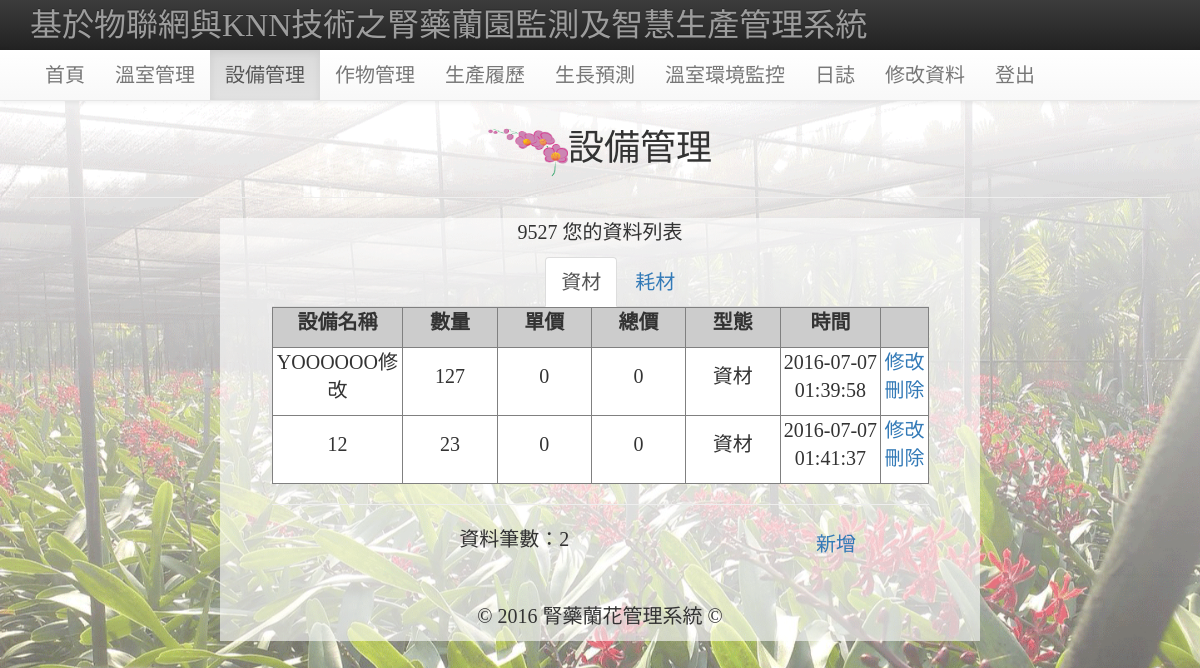
Screenshot of /SM.php (signed in) with the database file from the repository.
### tables this page shows
CREATE TABLE `memberdata` (
  `m_id` int(255) NOT NULL,
  `m_name` varchar(20) NOT NULL,
  `m_username` varchar(20) NOT NULL,
  `m_passwd` varchar(100) NOT NULL,
  `m_sex` enum('男','女') NOT NULL,
  `m_birthday` date DEFAULT NULL,
  `m_level` enum('admin','member') NOT NULL DEFAULT 'member',
  `m_email` varchar(100) DEFAULT NULL,
  `m_url` varchar(100) DEFAULT NULL,
  `m_phone` varchar(100) DEFAULT NULL,
  `m_address` varchar(100) DEFAULT NULL,
  `m_login` int(255) UNSIGNED NOT NULL DEFAULT '0',
  `m_logintime` datetime DEFAULT NULL,
  `m_jointime` datetime NOT NULL
);

CREATE TABLE `equipment` (
  `e_id` int(255) UNSIGNED NOT NULL COMMENT '編號',
  `e_user` varchar(20) NOT NULL COMMENT '使用者',
  `e_name` varchar(20) NOT NULL COMMENT '器材名稱',
  `e_num` tinyint(20) NOT NULL COMMENT '數量',
  `e_money` int(255) NOT NULL COMMENT '單價',
  `e_time` timestamp NOT NULL DEFAULT CURRENT_TIMESTAMP COMMENT '時間',
  `e_pattern` enum('耗材','資材') NOT NULL
);

### SM.php (the view, shortened to what this page needs)
<?php
$query_RecMember = "SELECT * FROM `memberdata` WHERE `m_username`='".$_SESSION["loginMember"]."'";
$RecMember = mysql_query($query_RecMember);
$row_RecMember=mysql_fetch_assoc($RecMember);
$pageRow_records = 10;
$num_pages = 1;
$startRow_records = ($num_pages -1) * $pageRow_records;
$query_RecFlower = "SELECT * FROM `equipment` WHERE `e_pattern`<>'耗材' AND `e_user`='".$_SESSION["loginMember"]."' ";
$query_limit_RecFlower = $query_RecFlower." LIMIT ".$startRow_records.", ".$pageRow_records;
$RecFlower = mysql_query($query_limit_RecFlower);
$all_RecFlower = mysql_query($query_RecFlower);
$total_records = mysql_num_rows($all_RecFlower);
?>
<!DOCTYPE html>
<html>
<head>
<link href="./css/bootstrap.min.css" rel="stylesheet">
    <link rel="stylesheet" href="https://maxcdn.bootstrapcdn.com/bootstrap/3.3.1/css/bootstrap.min.css">
    <link rel="stylesheet" href="https://maxcdn.bootstrapcdn.com/bootstrap/3.3.1/css/bootstrap-theme.min.css">
<link rel="stylesheet" type="text/css" href="css/menu.css">
</head>
<body style="text-align:center;font-size:18px;background-image: url(img/46505.png);background-size: cover; background-attachment: fixed; font-family: 微軟正黑體;margin:30px">
<nav class="navbar navbar-inverse navbar-fixed-top" role="navigation">
  <div class="container">
    <div class="navbar-header">
     <a class="navbar-brand" href="member_center.php" style="font-size: 24pt;">基於物聯網與KNN技術之腎藥蘭園監測及智慧生產管理系統</a>
    </div>
  </div>
</nav>
<nav class="navbar navbar-default navbar-fixed-top" style="top: 50px;" role="navigation">
  <div class="container">
    <div id="navbar" class="navbar-collapse collapse">
      <ul class="nav navbar-nav" style="font-size: 20px;">
        <li><a href="member_center.php">首頁</a></li>
        <li><a href="GMM.php">溫室管理</a></li>
        <li class="active"><a href="SM.php">設備管理</a></li>
        <li><a href="CM.php">作物管理</a></li>
        <li><a href="PH.php?select=1">生產履歷</a></li>
        <li><a href="prediction.php?select=10">生長預測</a></li>
        <li><a href="http://140.127.1.99/orchid_garden/index.html" target=" _new">溫室環境監控</a></li>
        <li><a href="Diary.php">日誌</a></li>
        <li><a href="member_update.php">修改資料</a></li>
        <li><a href="?logout=true">登出</a></li>
      </ul>
    </div>
  </div>
</nav>
<br><br><br>
<h1 style="text-align:center;"><img src="img/LOGO.png" alt="LOGO" width="80" height="50">設備管理</h1>
<form name="fromCM" method="" action="">
<hr>
<div class="col-xs-2 col-md-2"></div>
<div style="background: rgba(100%,100%,100%,0.6);" class=" col-xs-8 col-md-8">
<table width="90%" border="0px" align="center" cellpadding="4" cellspacing="0" style="font-size: 20px;">
  <tr>
    <td class="tdbline"><table width="100%" border="0px" cellspacing="0" cellpadding="10">
      <tr valign="top">
        <td class="tdrline"><p class="title"><?php echo $row_RecMember["m_name"];?> 您的資料列表 </p>
        <div class="col-md-4"></div>
        <div class="col-md-1"></div>
        <div><ul class="nav nav-tabs">
          <li role="presentation" class="active"><a href="SM.php">資材</a></li>
          <li role="presentation"><a href="SM1.php">耗材</a></li>
        </ul></div>
          <table width="100%"  border="1px" cellpadding="0" cellspacing="0" bgcolor="#F0F0F0" >
             <tr>
              <th bgcolor="#CCCCCC" style="text-align:center;"><p>設備名稱</p></th>
              <th bgcolor="#CCCCCC" style="text-align:center;"><p>數量</p></th>
              <th bgcolor="#CCCCCC" style="text-align:center;"><p>單價</p></th>
              <th bgcolor="#CCCCCC" style="text-align:center;"><p>總價</p></th>
              <th bgcolor="#CCCCCC" style="text-align:center;"><p>型態</p></th>
              <th bgcolor="#CCCCCC" style="text-align:center;"><p>時間</p></th>
              <th bgcolor="#CCCCCC" style="text-align:center;">&nbsp;</th>
            </tr>
      <?php while($row_RecFlower=mysql_fetch_assoc($RecFlower)){ ?>
            <tr>
              <td width="10%" align="center" bgcolor="#FFFFFF"><p><?php echo $row_RecFlower["e_name"];?></p></td>
              <td width="10%" align="center" bgcolor="#FFFFFF"><p><?php echo $row_RecFlower["e_num"];?></p></td>
              <td width="10%" align="center" bgcolor="#FFFFFF"><p><?php echo $row_RecFlower["e_money"];?></p></td>
              <td width="10%" align="center" bgcolor="#FFFFFF"><p><?php echo ($row_RecFlower["e_num"]*$row_RecFlower["e_money"]);?></p></td>
              <td width="10%" align="center" bgcolor="#FFFFFF"><p><?php echo $row_RecFlower["e_pattern"];?></p></td>
              <td width="10%" align="center" bgcolor="#FFFFFF"><p><?php echo $row_RecFlower["e_time"];?></p></td>
              <td width="5%" align="center" bgcolor="#FFFFFF"><p><a href="SM_update.php?id=<?php echo $row_RecFlower["e_id"];?>">修改</a><br>
                <a href="?action=delete&id=<?php echo $row_RecFlower["e_id"];?>" onClick="return deletesure();">刪除</a></p></td>
            </tr>
      <?php }?>
          </table>
          <hr size="1" />
          <table width="98%" border="0px" align="center" cellpadding="4" cellspacing="0">
            <tr>
              <td valign="middle"><p>資料筆數：<?php echo $total_records;?></p></td>
                <td rowspan="2"><a href="SM_join.php">新增</a></td>
            </tr>
          </table>          <p>&nbsp;</p>
          </td>
      </tr>
    </table></td>
  </tr>
  <tr>
    <td align="center"><p>
    © 2016 腎藥蘭花管理系統 ©</td>
  </tr>
</table>
</div>
</body>
</html>

### css/menu.css (style rules this page uses)
* { box-sizing: border-box; }
body:before { content: ""; position: absolute; background-color: #F9F0D6; width: 15%; overflow: hidden; top: 0; left: 0; bottom: 0; visibility: hidden; opacity: 0; transition: all 0.4s ease; }

### rows the page displays
memberdata: m_name "9527"
equipment: e_name "YOOOOOO修改", e_num "127", e_money "0", $row_RecFlower['e_num']*$row_RecFlower['e_money'] "0", e_pattern "資材", e_time "2016-07-07 01:39:58"
equipment: e_name "12", e_num "23", e_money "0", $row_RecFlower['e_num']*$row_RecFlower['e_money'] "0", e_pattern "資材", e_time "2016-07-07 01:41:37"

### other values shown
$total_records "2"
